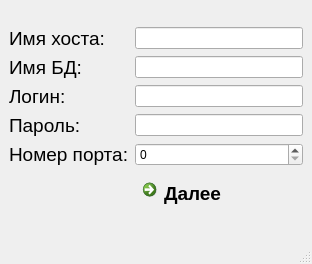
<?xml version="1.0" encoding="UTF-8"?>
<ui version="4.0">
 <class>MainWindow</class>
 <widget class="QMainWindow" name="MainWindow">
  <property name="geometry">
   <rect>
    <x>0</x>
    <y>0</y>
    <width>289</width>
    <height>264</height>
   </rect>
  </property>
  <property name="windowTitle">
   <string>MainWindow</string>
  </property>
  <property name="autoFillBackground">
   <bool>true</bool>
  </property>
  <widget class="QWidget" name="centralwidget">
   <layout class="QFormLayout" name="formLayout">
    <item row="0" column="0">
     <spacer name="verticalSpacer">
      <property name="orientation">
       <enum>Qt::Vertical</enum>
      </property>
      <property name="sizeHint" stdset="0">
       <size>
        <width>20</width>
        <height>40</height>
       </size>
      </property>
     </spacer>
    </item>
    <item row="1" column="0">
     <widget class="QLabel" name="label">
      <property name="font">
       <font>
        <pointsize>14</pointsize>
       </font>
      </property>
      <property name="text">
       <string>Имя хоста:</string>
      </property>
      <property name="alignment">
       <set>Qt::AlignCenter</set>
      </property>
     </widget>
    </item>
    <item row="1" column="1">
     <widget class="QLineEdit" name="lineEdit"/>
    </item>
    <item row="2" column="0">
     <widget class="QLabel" name="label_2">
      <property name="font">
       <font>
        <pointsize>14</pointsize>
       </font>
      </property>
      <property name="text">
       <string>Имя БД:</string>
      </property>
      <property name="alignment">
       <set>Qt::AlignCenter</set>
      </property>
     </widget>
    </item>
    <item row="2" column="1">
     <widget class="QLineEdit" name="lineEdit_2"/>
    </item>
    <item row="3" column="0">
     <widget class="QLabel" name="label_3">
      <property name="font">
       <font>
        <pointsize>14</pointsize>
       </font>
      </property>
      <property name="text">
       <string>Логин:</string>
      </property>
     </widget>
    </item>
    <item row="3" column="1">
     <widget class="QLineEdit" name="lineEdit_3"/>
    </item>
    <item row="4" column="0">
     <widget class="QLabel" name="label_4">
      <property name="font">
       <font>
        <pointsize>14</pointsize>
       </font>
      </property>
      <property name="text">
       <string>Пароль:</string>
      </property>
     </widget>
    </item>
    <item row="4" column="1">
     <widget class="QLineEdit" name="lineEdit_4"/>
    </item>
    <item row="5" column="0">
     <widget class="QLabel" name="label_5">
      <property name="font">
       <font>
        <pointsize>14</pointsize>
       </font>
      </property>
      <property name="text">
       <string>Номер порта:</string>
      </property>
     </widget>
    </item>
    <item row="5" column="1">
     <widget class="QSpinBox" name="spinBox"/>
    </item>
    <item row="7" column="0">
     <spacer name="horizontalSpacer">
      <property name="orientation">
       <enum>Qt::Horizontal</enum>
      </property>
      <property name="sizeHint" stdset="0">
       <size>
        <width>40</width>
        <height>20</height>
       </size>
      </property>
     </spacer>
    </item>
    <item row="7" column="1">
     <widget class="QCommandLinkButton" name="commandLinkButton">
      <property name="enabled">
       <bool>true</bool>
      </property>
      <property name="font">
       <font>
        <pointsize>14</pointsize>
       </font>
      </property>
      <property name="autoFillBackground">
       <bool>true</bool>
      </property>
      <property name="styleSheet">
       <string notr="true">background-color: rgb(167, 210, 166);</string>
      </property>
      <property name="text">
       <string>Далее</string>
      </property>
      <property name="iconSize">
       <size>
        <width>30</width>
        <height>30</height>
       </size>
      </property>
      <property name="checkable">
       <bool>false</bool>
      </property>
      <property name="autoRepeat">
       <bool>false</bool>
      </property>
      <property name="autoExclusive">
       <bool>false</bool>
      </property>
     </widget>
    </item>
    <item row="9" column="0">
     <spacer name="verticalSpacer_2">
      <property name="orientation">
       <enum>Qt::Vertical</enum>
      </property>
      <property name="sizeHint" stdset="0">
       <size>
        <width>20</width>
        <height>40</height>
       </size>
      </property>
     </spacer>
    </item>
   </layout>
  </widget>
  <widget class="QMenuBar" name="menubar">
   <property name="geometry">
    <rect>
     <x>0</x>
     <y>0</y>
     <width>289</width>
     <height>17</height>
    </rect>
   </property>
  </widget>
  <widget class="QStatusBar" name="statusbar"/>
 </widget>
 <resources/>
 <connections/>
</ui>
